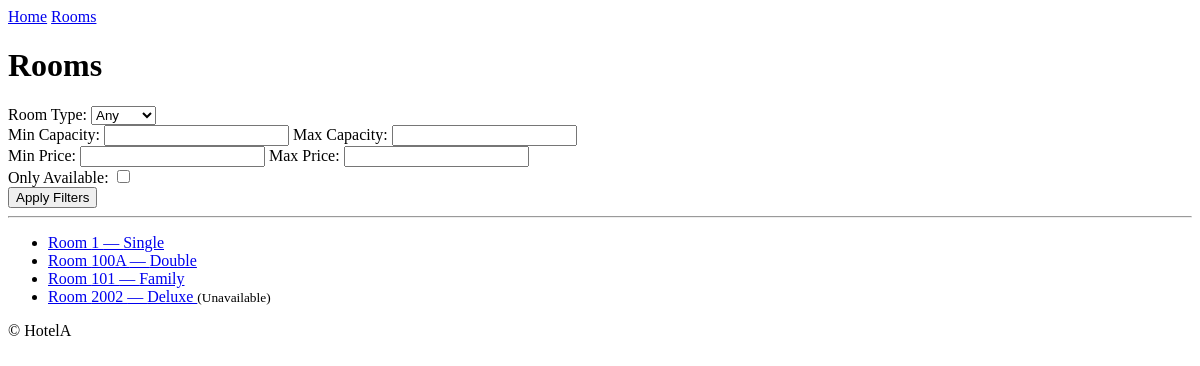
The app's page /rooms/, older data.
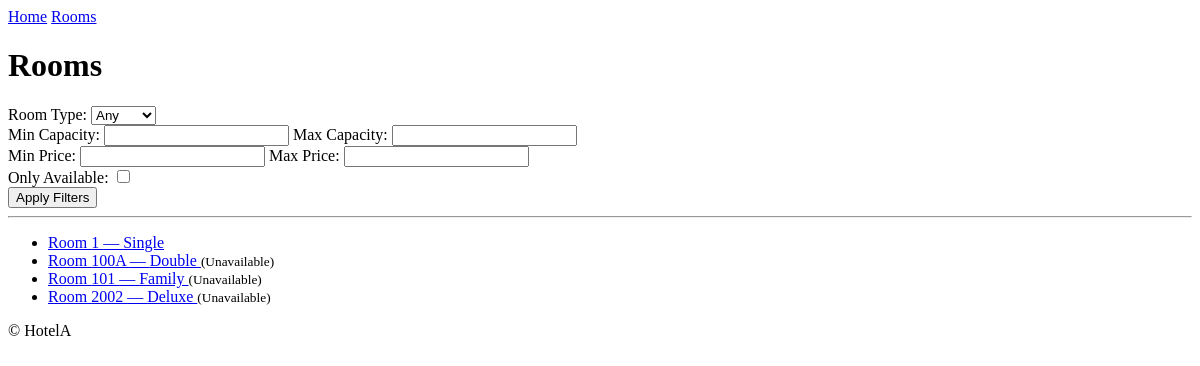
The same page, newer data.
### hotel/models.py (models this page shows, shortened)
class Room(models.Model):
    class RoomType(models.TextChoices):
        SINGLE = 'single', 'Single'
        DOUBLE = 'double', 'Double'
        SUITE = 'suite', 'Suite'
        FAMILY = 'family', 'Family'
        DELUXE = 'deluxe', 'Deluxe'
    room_number = models.CharField(max_length=10, unique=True)
    room_type = models.CharField(
        max_length=10,
        choices=RoomType.choices,
        default=RoomType.SINGLE,
    )
    capacity = models.PositiveSmallIntegerField()
    price_per_night = models.DecimalField(max_digits=10, decimal_places=2)
    description = models.TextField(blank=True, null=True)
    is_available = models.BooleanField(default=True)
    class Meta:
        ordering = ['room_number']

### hotel/views.py (the view)
# urls.py: path('rooms/', RoomListView.as_view(), name='list'),
class RoomListView(ListView):
    model = Room
    template_name = 'rooms/index.html'
    context_object_name = 'rooms'
    paginate_by = 10
    filterset_class = RoomFilter
    def get_queryset(self):
        qs = super().get_queryset()
        data = self.request.GET.copy()
        self.filterset = self.filterset_class(data, queryset=qs)
        return self.filterset.qs
    def get_context_data(self, **kwargs):
        context = super().get_context_data(**kwargs)
        context['filter_form'] = RoomFilterForm(self.request.GET)
        context['filterset'] = self.filterset
        return context

### hotel/forms.py
class RoomFilterForm(forms.Form):
    ROOM_TYPE_CHOICES = [('', 'Any')] + list(Room.RoomType.choices)
    room_type = forms.ChoiceField(choices=ROOM_TYPE_CHOICES, required=False, label="Room Type")
    min_capacity = forms.IntegerField(required=False, min_value=1, label="Min Capacity")
    max_capacity = forms.IntegerField(required=False, min_value=1, label="Max Capacity")
    min_price = forms.DecimalField(required=False, min_value=0, decimal_places=2, label="Min Price")
    max_price = forms.DecimalField(required=False, min_value=0, decimal_places=2, label="Max Price")
    only_available = forms.BooleanField(required=False, initial=False, label="Only Available")

### hotel/filters.py (called while the page is built)
    def filter_by_availability(self, queryset, name, value):
        if value:
            return queryset.filter(is_available=True)
        return queryset  # unchecked → no filtering

### hotel/templates/rooms/index.html (shortened to what this page needs)
{% extends "base.html" %}
{% block content %}
  <h1>Rooms</h1>
  <form method="get" class="room-filter-form">
    <div>
      {{ filter_form.room_type.label_tag }} {{ filter_form.room_type }}
    </div>
    <div>
      {{ filter_form.min_capacity.label_tag }} {{ filter_form.min_capacity }}
      {{ filter_form.max_capacity.label_tag }} {{ filter_form.max_capacity }}
    </div>
    <div>
      {{ filter_form.min_price.label_tag }} {{ filter_form.min_price }}
      {{ filter_form.max_price.label_tag }} {{ filter_form.max_price }}
    </div>
    <div>
      {{ filter_form.only_available.label_tag }} {{ filter_form.only_available }}
    </div>
    <button type="submit">Apply Filters</button>
  </form>
  <hr>
  <ul>
    {% for room in rooms %}
      <li>
        <a href="{% url 'detail' room.pk %}">
          Room {{ room.room_number }} — {{ room.get_room_type_display }}
        </a>
        {% if not room.is_available %}<small>(Unavailable)</small>{% endif %}
      </li>
    {% empty %}
      <li>No rooms match your criteria.</li>
    {% endfor %}
  </ul>
{% endblock %}

### hotel/templates/base.html (shortened to what this page needs)
{% load static %}
<!DOCTYPE html>
<html lang="en">
<head>
    <link href="{% static 'css/main.css' %}" rel="stylesheet">
</head>
<body>
    <header>
        <nav>
            <a href="/">Home</a>
            <a href="/rooms/">Rooms</a>
        </nav>
    </header>
    <main>
        {% block content %}{% endblock %}
    </main>
    <footer>
        <p>&copy; HotelA</p>
    </footer>
</body>
</html>

Row changes from the older to the newer data that the page shows:
changed Room "Double": now shows "(Unavailable)"
changed Room "Family": now shows "(Unavailable)"
